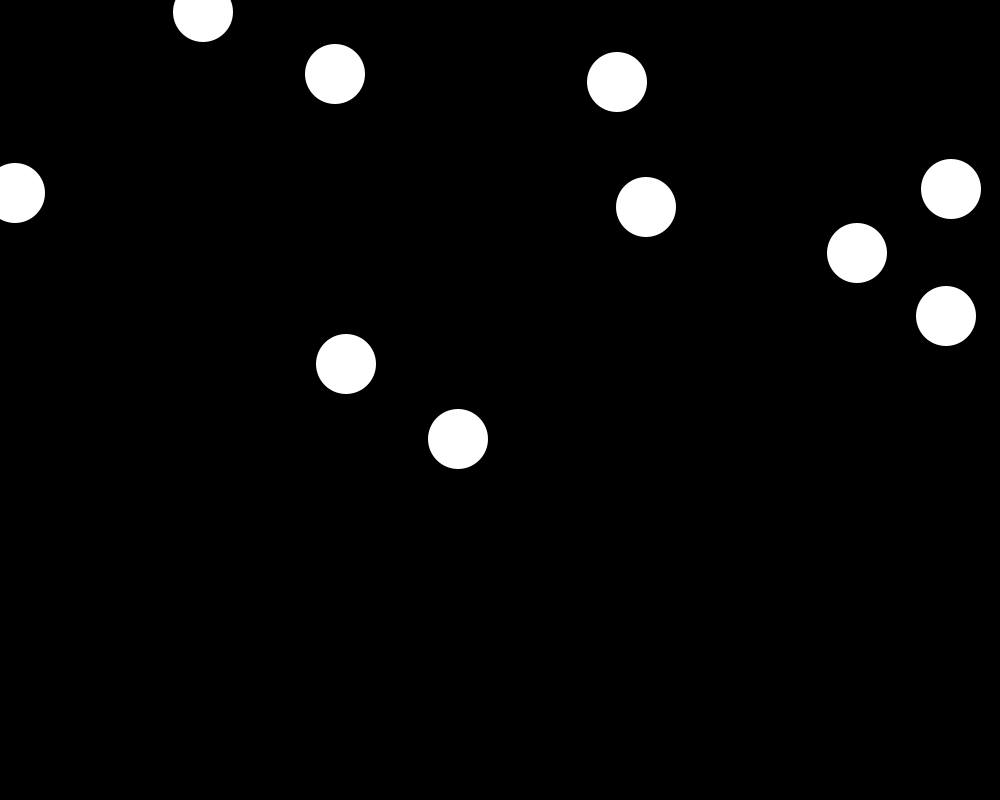
Frame 1 (no input)
Frame 60 (the mouse pressed at the canvas centre just before this capture): identical to frame 1, image omitted
Frame 120 (the mouse held since frame 60 and released just before this capture): identical to frame 1, image omitted

The Processing sketch that drew this single still picture (run headless with seeded random() and noise(); from frame 60 on, the mouse is pressed at the canvas centre):

// Processing sketch: processing_157067
// ── processing_157067.pde

int howMany = 10;
int[] posX = new int[howMany];
int[] posY = new int[howMany];
int diameter = 60;

void setup(){
  size(1000,800);
  for (int i = 0; i < howMany; i++){ //assign each of the positions, so we have randomly arranged ellipses before we start
   posX[i] = (int)random(width);
   posY[i] = (int)random(height);
  }
  noStroke();
}
void draw(){
  background(0);
  for(int i = 0; i < howMany; i++){ //draw each of the ellipses
   ellipse(posX[i] , posY[i], diameter, diameter);
  }
  
}

void mouseDragged(){ //start using the mouse position if the cursor is dragged and its close enough
  println("ZE MOUSE IS BEING DRAGGED");
 for ( int i = 0; i < howMany; i++){ //using a for loop, so we can check for each position in the array
   if (dist( mouseX, mouseY, posX[i], posY[i]) < diameter / 2){ //check to make sure the cursor is close enough to the ellipse
     posX[i] = mouseX;
     posY[i] = mouseY;
   } 
 }
  
}
